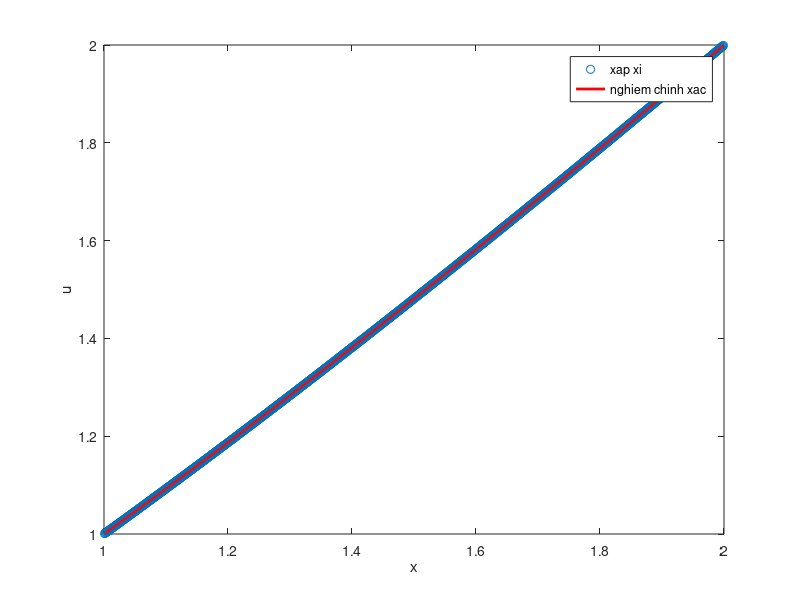
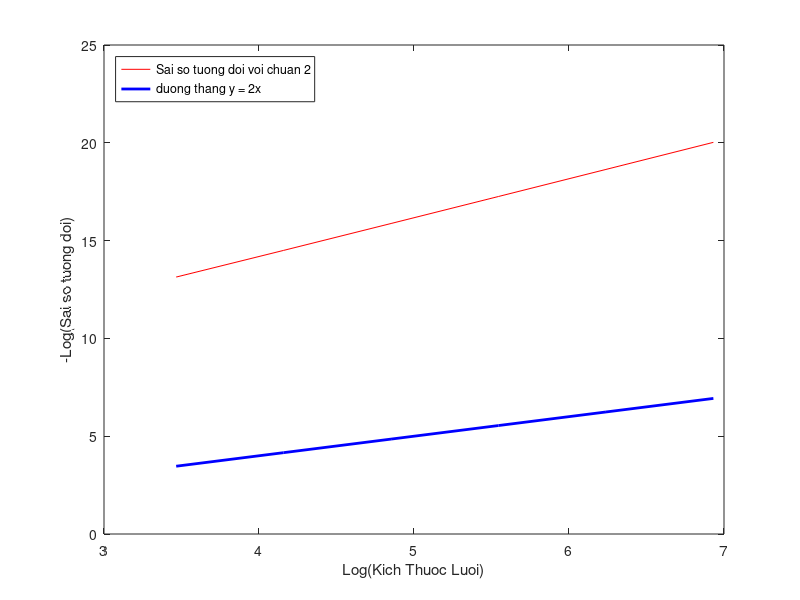

These figures' MATLAB source, in order:
clc
clear all
close all
format long

%Giai phuong trinh: y'' + (2/x)y' - (2/x^2)y = sin(log(x))/x^2
%y(1) = 1, y(2) = 2

%nghiem chinh xac y = c1*x + c2./x^2 - (3/10)*sin(log(x)) - (1/10)*cos(log(x));
%voi c2 = (1/70)*(8 - 12*sin(log(2)) - 4*cos(log(2)));
%va c1 = 11/10 - c2;


%Khai bao mien
a = 1; b = 2;
alpha = 1;
beta = 2;

%Chia luoi mien
kichthuocluoi = [32, 64, 128, 256, 512, 1024]; %So khoang chia tren Ox
for k = 1  : length(kichthuocluoi)
    Nx = kichthuocluoi(k);
    h = (b - a)/(Nx+1); %Buoc chia tren Ox

    %Khai bao bien
    G = @(x) 2./x;
    H = @(x) -2./x^2;
    F = @(x) sin(log(x))./x^2;

    A = sparse(Nx);

    for i=2:Nx
        x = a + i*h;
        A(i,i-1) = 1/h^2 - G(x)/(2*h);
    end

    for i=1:Nx
        x = a + i*h;
        A(i,i) = -2/h^2 + H(x);
    end

    for i=1:Nx-1
        x = a + i*h;
        A(i,i+1) = 1/h^2 + G(x)/(2*h);
    end

    B = zeros(Nx,1);

    x = a+h;
    B(1) = F(x) - (1/h^2 - G(x)/(2*h))*alpha;

    x_N = b - h;
    B(Nx) = F(x_N) - (1/h^2 + G(x_N)/(2*h))*beta;

    for i=2:Nx-1
        x = a + i*h;
        B(i) = F(x);
    end

    u = A\B;


    %nghiem chinh xac
    c2 = (1/70)*(8 - 12*sin(log(2)) - 4*cos(log(2)));
    c1 = 11/10 - c2;
    Y = @(x) c1*x + c2./x^2 - (3/10)*sin(log(x)) - (1/10)*cos(log(x));

    x = [];
    for i=1:Nx
        x(i) = a + i*h;
    end

    y = [];
    for i = 1:Nx
        y(i) = Y(x(i));
    end

    error2abs = 0; norm_u = 0;
    for i=1:Nx
        error2abs = error2abs + (abs(y(i) - u(i)))^2;
        norm_u = norm_u + u(i)^2;
    end

    errorabs = sqrt(error2abs);
    errorrel = errorabs/sqrt(norm_u);
    saisotuongdoi(k)  = errorrel;
    saisotuyetdoi(k)  =  errorabs;
end


figure
plot(x,u,'o')
hold on
plot(x,y,'r', 'LineWidth', 2)
xlabel('x')
ylabel('u')
legend('xap xi','nghiem chinh xac')

 

figure
plot(log(kichthuocluoi), -log(saisotuongdoi), 'r-',...
    log(kichthuocluoi), log(kichthuocluoi),'b-','LineWidth',2);
xlabel('Log(Kich Thuoc Luoi)');ylabel('-Log(Sai so tuong doi)');
%title('Errors');
legend('Sai so tuong doi voi chuan 2','duong thang y = 2x','Location', 'northwest');%,'x','1.5x','ene norm');





